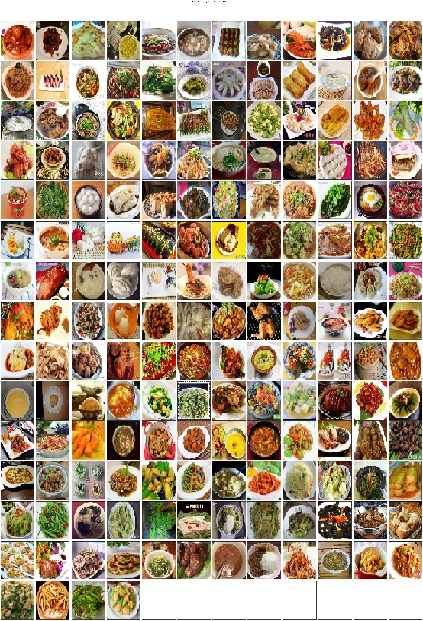
#> input picture img-1.jpg, 423 x 621 px
$ python -i build_dataset_food.py   (imports and definitions only)
#> lines starting #> are read from the running program, lines starting #| are printed output that depends on the picture
"""Split the SIGNS dataset into train/dev/test and resize images to 64x64.

The SIGNS dataset comes in the following format:
    train_signs/
        0_IMG_5864.jpg
        ...
    test_signs/
        0_IMG_5942.jpg
        ...

Original images have size (3024, 3024).
Resizing to (64, 64) reduces the dataset size from 1.16 GB to 4.7 MB, and loading smaller images
makes training faster.

We already have a test set created, so we only need to split "train_signs" into train and dev sets.
Because we don't have a lot of images and we want that the statistics on the dev set be as
representative as possible, we'll take 20% of "train_signs" as dev set.
"""

import argparse
import random
import os
from imutils import paths
from PIL import Image
from tqdm import tqdm
import numpy as np


SIZE = 224

parser = argparse.ArgumentParser()
# [2 lines not run here, left out]


# [37 lines left out: functions class_to_index_mapping, get_train_images_data, get_images_data, not called in this run]

def resize_and_save(filename, output_dir, size=SIZE):
    """Resize the image contained in `filename` and save it to the `output_dir`"""
#> called with filename = 'img-1.jpg', output_dir = 'out.png', size = 224
    image = Image.open(filename)
#> image is the input picture: PIL image 423x621 RGB; mean R, G, B 167.7, 147.4, 122
    # Use bilinear interpolation instead of the default "nearest neighbor" method
    image = image.resize((size, size), Image.BILINEAR)
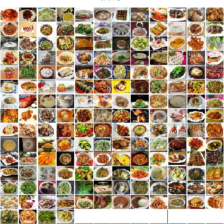
#> image: PIL image 224x224 RGB; mean R, G, B 167.6, 147.3, 121.9
    # print(os.path.join(output_dir, (filename.split('/')[-1]).split('\\')[-1]))
    image.save(os.path.join(output_dir, (filename.split('/')[-1]).split('\\')[-1]))

# [17 lines left out: function resize_test_images, not called in this run]


# [55 lines not run here, left out]

>>> result = resize_and_save('img-1.jpg', 'out.png')
